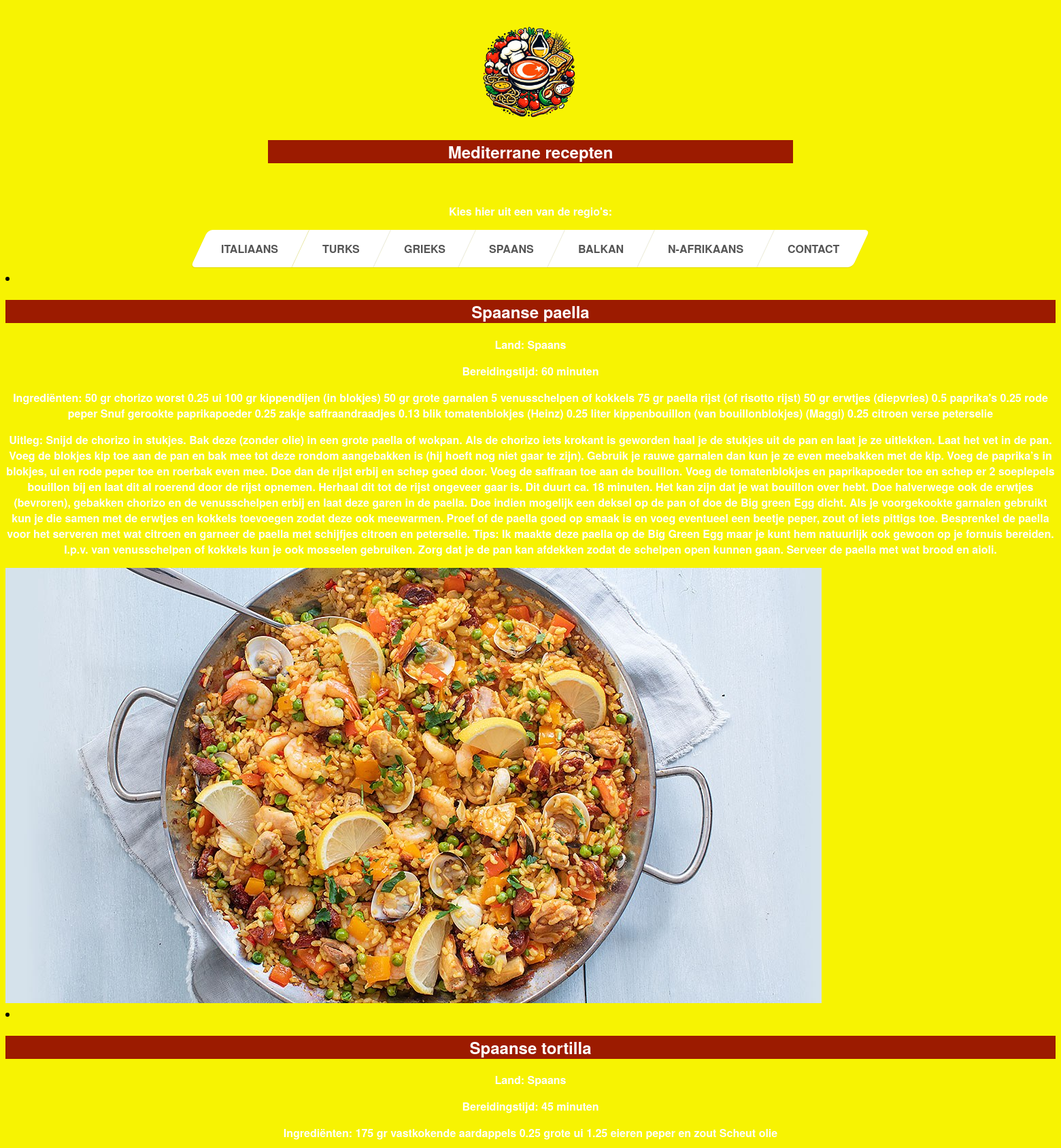
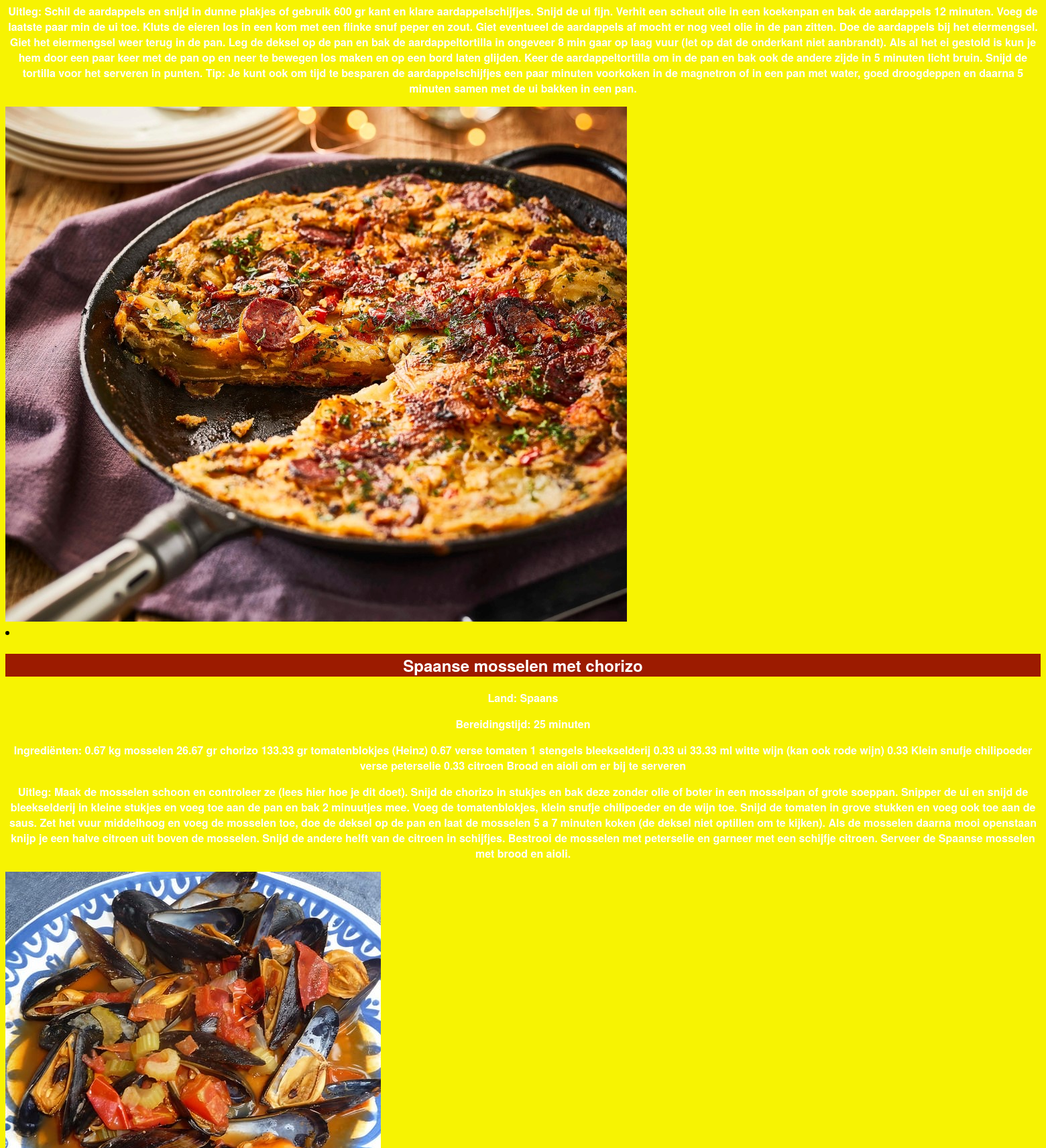
The page /spaans/spaans.php (upper part) on the database its author committed (2 pictures, top to bottom).
### tables this page shows
CREATE TABLE "recepten" (
	"Land"	TEXT,
	"Bereidingstijd"	TEXT,
	"Recepten"	TEXT
, "Ingredienten"	TEXT, "Uitleg"	TEXT, "Image"	TEXT);

### spaans/class.php (the view, shortened to what this page needs)
<?php
$sql = <<<EOF
SELECT * FROM recepten;
EOF;
$db = new MyDB();
if (!$db) {
    echo $db->lastErrorMsg();
} else {
    $ret = $db->query($sql);
    while ($row = $ret->fetchArray(SQLITE3_ASSOC)) {
        if ($row['Land'] == 'Spaans') {
?>
    <li>
        <h2><?php echo $row['Recepten']; ?></h2>
        <p><strong>Land:</strong> <?php echo $row['Land']; ?></p>
        <p><strong>Bereidingstijd:</strong> <?php echo $row['Bereidingstijd']; ?></p>
        <p><strong>Ingrediënten:</strong> <?php echo $row['Ingredienten']; ?></p>
        <p><strong>Uitleg:</strong> <?php echo $row['Uitleg']; ?></p>
        <img src="<?php echo $row['Image']; ?>" alt="<?php echo $row['Recepten']; ?>">
    </li>
<?php
        }
    }
}
?>

### spaans/navbar.css (style rules this page uses)
body { font-family:Helvetica Neue, Helvetica, sans-serif; }

### spaans/spaans.css (style rules this page uses)
body { background-color: rgb(247, 243, 2); background-repeat: no-repeat; background-position: 60% 0%; background-size: cover; }
h2 { text-align: center; font-family:Helvetica Neue, Helvetica, sans-serif; font-weight: 900; background-color: rgba(145, 0, 0, 0.89); color: white; }
p { text-align: center; font-family:Helvetica Neue, Helvetica, sans-serif; font-weight: 900; color: white; }

### rows shown on the page
recepten: Recepten "Spaanse paella", Land "Spaans", Bereidingstijd "60 minuten", Ingredienten "50 gr chorizo worst 0.25 ui 100 gr kippendijen (in blokjes) 50 gr grote garnalen 5 venusschelpen of kokkels 75 gr paella rijst (of risotto rijst) 50 gr erwtjes (diepvries) 0.5 paprika's 0.25 rode peper Snuf gerookte paprikapoeder 0.25 zakje saffraandraadjes 0.13 blik tomatenblokjes (Heinz) 0.25 liter kippenbouillon (van bouillonblokjes) (Maggi) 0.25 citroen verse peterselie", Uitleg "Snijd de chorizo in stukjes. Bak deze (zonder olie) in een grote paella of wokpan. Als de chorizo iets krokant is geworden haal je de stukjes uit de pan en laat je ze uitlekken. Laat het vet in de pan. Voeg de blokjes kip toe aan de pan en bak mee tot deze rondom aangebakken is (hij hoeft nog niet gaar te zijn). Gebruik je rauwe garnalen dan kun je ze even meebakken met de kip. Voeg de paprika’s in blokjes, ui en rode peper toe en roerbak even mee. Doe dan de rijst erbij en schep goed door. Voeg de saffraan toe aan de bouillon. Voeg de tomatenblokjes en paprikapoeder toe en schep er 2 soeplepels bouillon bij en laat dit al roerend door de rijst opnemen. Herhaal dit tot de rijst ongeveer…", Image (picture)
recepten: Recepten "Spaanse tortilla", Land "Spaans", Bereidingstijd "45 minuten", Ingredienten "175 gr vastkokende aardappels 0.25 grote ui 1.25 eieren peper en zout Scheut olie", Uitleg "Schil de aardappels en snijd in dunne plakjes of gebruik 600 gr kant en klare aardappelschijfjes. Snijd de ui fijn. Verhit een scheut olie in een koekenpan en bak de aardappels 12 minuten. Voeg de laatste paar min de ui toe. Kluts de eieren los in een kom met een flinke snuf peper en zout. Giet eventueel de aardappels af mocht er nog veel olie in de pan zitten. Doe de aardappels bij het eiermengsel. Giet het eiermengsel weer terug in de pan. Leg de deksel op de pan en bak de aardappeltortilla in ongeveer 8 min gaar op laag vuur (let op dat de onderkant niet aanbrandt). Als al het ei gestold is kun je hem door een paar keer met de pan op en neer te bewegen los maken en op een bord laten…", Image (picture)
recepten: Recepten "Spaanse mosselen met chorizo", Land "Spaans", Bereidingstijd "25 minuten", Ingredienten "0.67 kg mosselen 26.67 gr chorizo 133.33 gr tomatenblokjes (Heinz) 0.67 verse tomaten 1 stengels bleekselderij 0.33 ui 33.33 ml witte wijn (kan ook rode wijn) 0.33 Klein snufje chilipoeder verse peterselie 0.33 citroen Brood en aioli om er bij te serveren", Uitleg "Maak de mosselen schoon en controleer ze (lees hier hoe je dit doet). Snijd de chorizo in stukjes en bak deze zonder olie of boter in een mosselpan of grote soeppan. Snipper de ui en snijd de bleekselderij in kleine stukjes en voeg toe aan de pan en bak 2 minuutjes mee. Voeg de tomatenblokjes, klein snufje chilipoeder en de wijn toe. Snijd de tomaten in grove stukken en voeg ook toe aan de saus. Zet het vuur middelhoog en voeg de mosselen toe, doe de deksel op de pan en laat de mosselen 5 a 7 minuten koken (de deksel niet optillen om te kijken). Als de mosselen daarna mooi openstaan knijp je een halve citroen uit boven de mosselen. Snijd de andere helft van de citroen in schijfjes. Bestrooi…", Image (picture)
